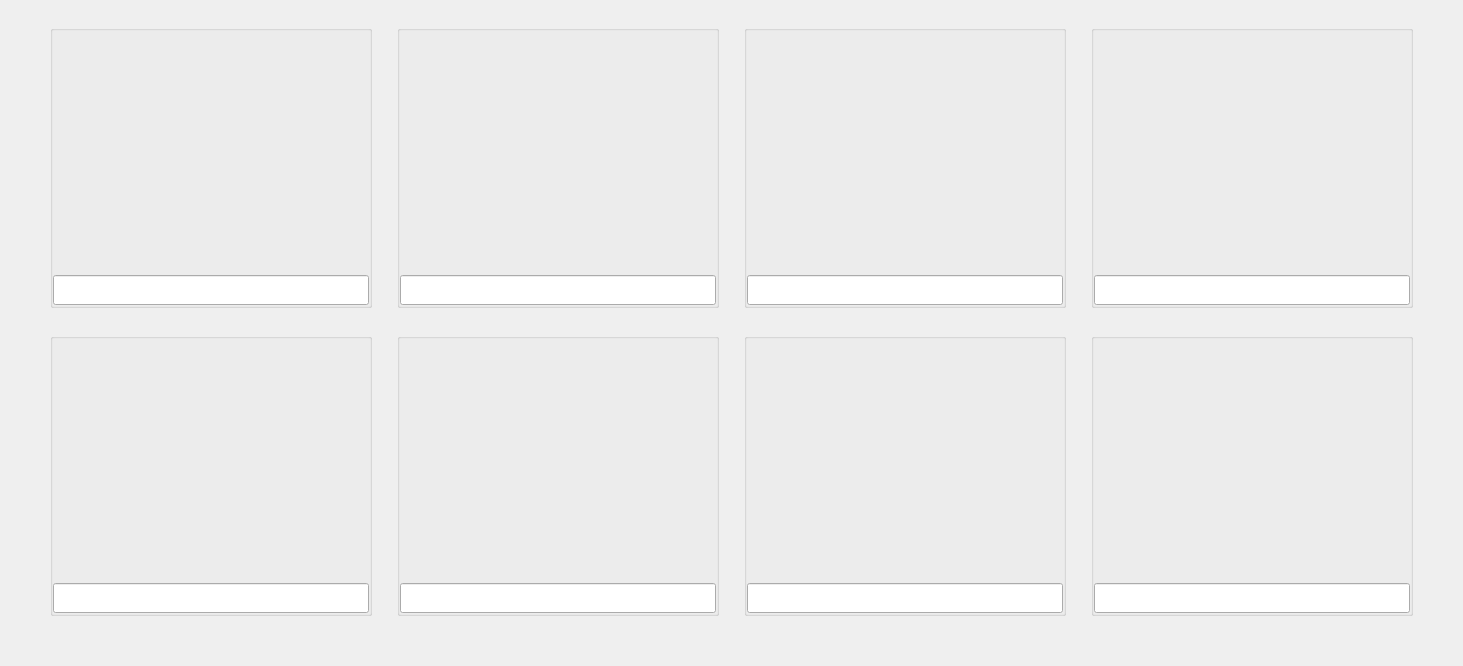
<?xml version="1.0" encoding="UTF-8"?>
<ui version="4.0">
 <class>MainWindow</class>
 <widget class="QMainWindow" name="MainWindow">
  <property name="geometry">
   <rect>
    <x>0</x>
    <y>0</y>
    <width>1463</width>
    <height>666</height>
   </rect>
  </property>
  <property name="windowTitle">
   <string>Object Detection Phases</string>
  </property>
  <widget class="QWidget" name="centralwidget">
   <layout class="QGridLayout" name="gridLayout">
    <property name="leftMargin">
     <number>50</number>
    </property>
    <property name="topMargin">
     <number>25</number>
    </property>
    <property name="rightMargin">
     <number>50</number>
    </property>
    <property name="bottomMargin">
     <number>50</number>
    </property>
    <property name="spacing">
     <number>25</number>
    </property>
    <item row="0" column="3">
     <widget class="QGroupBox" name="groupBox_4">
      <property name="sizePolicy">
       <sizepolicy hsizetype="Fixed" vsizetype="Fixed">
        <horstretch>0</horstretch>
        <verstretch>0</verstretch>
       </sizepolicy>
      </property>
      <property name="minimumSize">
       <size>
        <width>322</width>
        <height>283</height>
       </size>
      </property>
      <property name="title">
       <string/>
      </property>
      <layout class="QVBoxLayout" name="verticalLayout_4">
       <property name="spacing">
        <number>10</number>
       </property>
       <property name="leftMargin">
        <number>0</number>
       </property>
       <property name="topMargin">
        <number>0</number>
       </property>
       <property name="rightMargin">
        <number>0</number>
       </property>
       <property name="bottomMargin">
        <number>0</number>
       </property>
       <item>
        <widget class="QLabel" name="label_4">
         <property name="text">
          <string/>
         </property>
        </widget>
       </item>
       <item>
        <widget class="QLineEdit" name="lineEdit_4">
         <property name="enabled">
          <bool>true</bool>
         </property>
         <property name="minimumSize">
          <size>
           <width>0</width>
           <height>30</height>
          </size>
         </property>
         <property name="font">
          <font>
           <pointsize>12</pointsize>
           <weight>75</weight>
           <bold>true</bold>
          </font>
         </property>
         <property name="styleSheet">
          <string notr="true">color:#ff007f;</string>
         </property>
         <property name="text">
          <string/>
         </property>
         <property name="alignment">
          <set>Qt::AlignCenter</set>
         </property>
         <property name="readOnly">
          <bool>true</bool>
         </property>
        </widget>
       </item>
      </layout>
     </widget>
    </item>
    <item row="0" column="2">
     <widget class="QGroupBox" name="groupBox_3">
      <property name="sizePolicy">
       <sizepolicy hsizetype="Fixed" vsizetype="Fixed">
        <horstretch>0</horstretch>
        <verstretch>0</verstretch>
       </sizepolicy>
      </property>
      <property name="minimumSize">
       <size>
        <width>322</width>
        <height>283</height>
       </size>
      </property>
      <property name="title">
       <string/>
      </property>
      <layout class="QVBoxLayout" name="verticalLayout_3">
       <property name="spacing">
        <number>10</number>
       </property>
       <property name="leftMargin">
        <number>0</number>
       </property>
       <property name="topMargin">
        <number>0</number>
       </property>
       <property name="rightMargin">
        <number>0</number>
       </property>
       <property name="bottomMargin">
        <number>0</number>
       </property>
       <item>
        <widget class="QLabel" name="label_3">
         <property name="text">
          <string/>
         </property>
        </widget>
       </item>
       <item>
        <widget class="QLineEdit" name="lineEdit_3">
         <property name="enabled">
          <bool>true</bool>
         </property>
         <property name="minimumSize">
          <size>
           <width>0</width>
           <height>30</height>
          </size>
         </property>
         <property name="font">
          <font>
           <pointsize>12</pointsize>
           <weight>75</weight>
           <bold>true</bold>
          </font>
         </property>
         <property name="styleSheet">
          <string notr="true">color:#ff007f;</string>
         </property>
         <property name="text">
          <string/>
         </property>
         <property name="alignment">
          <set>Qt::AlignCenter</set>
         </property>
         <property name="readOnly">
          <bool>true</bool>
         </property>
        </widget>
       </item>
      </layout>
     </widget>
    </item>
    <item row="0" column="1">
     <widget class="QGroupBox" name="groupBox_2">
      <property name="sizePolicy">
       <sizepolicy hsizetype="Fixed" vsizetype="Fixed">
        <horstretch>0</horstretch>
        <verstretch>0</verstretch>
       </sizepolicy>
      </property>
      <property name="minimumSize">
       <size>
        <width>322</width>
        <height>283</height>
       </size>
      </property>
      <property name="title">
       <string/>
      </property>
      <layout class="QVBoxLayout" name="verticalLayout_2">
       <property name="spacing">
        <number>10</number>
       </property>
       <property name="leftMargin">
        <number>0</number>
       </property>
       <property name="topMargin">
        <number>0</number>
       </property>
       <property name="rightMargin">
        <number>0</number>
       </property>
       <property name="bottomMargin">
        <number>0</number>
       </property>
       <item>
        <widget class="QLabel" name="label_2">
         <property name="text">
          <string/>
         </property>
        </widget>
       </item>
       <item>
        <widget class="QLineEdit" name="lineEdit_2">
         <property name="enabled">
          <bool>true</bool>
         </property>
         <property name="minimumSize">
          <size>
           <width>0</width>
           <height>30</height>
          </size>
         </property>
         <property name="font">
          <font>
           <pointsize>12</pointsize>
           <weight>75</weight>
           <bold>true</bold>
          </font>
         </property>
         <property name="styleSheet">
          <string notr="true">color:#ff007f;</string>
         </property>
         <property name="text">
          <string/>
         </property>
         <property name="alignment">
          <set>Qt::AlignCenter</set>
         </property>
         <property name="readOnly">
          <bool>true</bool>
         </property>
        </widget>
       </item>
      </layout>
     </widget>
    </item>
    <item row="0" column="0">
     <widget class="QGroupBox" name="groupBox">
      <property name="sizePolicy">
       <sizepolicy hsizetype="Fixed" vsizetype="Fixed">
        <horstretch>0</horstretch>
        <verstretch>0</verstretch>
       </sizepolicy>
      </property>
      <property name="minimumSize">
       <size>
        <width>322</width>
        <height>283</height>
       </size>
      </property>
      <property name="title">
       <string/>
      </property>
      <layout class="QVBoxLayout" name="verticalLayout">
       <property name="spacing">
        <number>10</number>
       </property>
       <property name="leftMargin">
        <number>0</number>
       </property>
       <property name="topMargin">
        <number>0</number>
       </property>
       <property name="rightMargin">
        <number>0</number>
       </property>
       <property name="bottomMargin">
        <number>0</number>
       </property>
       <item>
        <widget class="QLabel" name="label">
         <property name="text">
          <string/>
         </property>
        </widget>
       </item>
       <item>
        <widget class="QLineEdit" name="lineEdit">
         <property name="enabled">
          <bool>true</bool>
         </property>
         <property name="minimumSize">
          <size>
           <width>0</width>
           <height>30</height>
          </size>
         </property>
         <property name="font">
          <font>
           <pointsize>12</pointsize>
           <weight>75</weight>
           <bold>true</bold>
          </font>
         </property>
         <property name="styleSheet">
          <string notr="true">color:#ff007f;</string>
         </property>
         <property name="text">
          <string/>
         </property>
         <property name="alignment">
          <set>Qt::AlignCenter</set>
         </property>
         <property name="readOnly">
          <bool>true</bool>
         </property>
        </widget>
       </item>
      </layout>
     </widget>
    </item>
    <item row="1" column="0">
     <widget class="QGroupBox" name="groupBox_5">
      <property name="sizePolicy">
       <sizepolicy hsizetype="Fixed" vsizetype="Fixed">
        <horstretch>0</horstretch>
        <verstretch>0</verstretch>
       </sizepolicy>
      </property>
      <property name="minimumSize">
       <size>
        <width>322</width>
        <height>283</height>
       </size>
      </property>
      <property name="title">
       <string/>
      </property>
      <layout class="QVBoxLayout" name="verticalLayout_5">
       <property name="spacing">
        <number>10</number>
       </property>
       <property name="leftMargin">
        <number>0</number>
       </property>
       <property name="topMargin">
        <number>0</number>
       </property>
       <property name="rightMargin">
        <number>0</number>
       </property>
       <property name="bottomMargin">
        <number>0</number>
       </property>
       <item>
        <widget class="QLabel" name="label_5">
         <property name="text">
          <string/>
         </property>
        </widget>
       </item>
       <item>
        <widget class="QLineEdit" name="lineEdit_5">
         <property name="enabled">
          <bool>true</bool>
         </property>
         <property name="minimumSize">
          <size>
           <width>0</width>
           <height>30</height>
          </size>
         </property>
         <property name="font">
          <font>
           <pointsize>12</pointsize>
           <weight>75</weight>
           <bold>true</bold>
          </font>
         </property>
         <property name="styleSheet">
          <string notr="true">color:#ff007f;</string>
         </property>
         <property name="text">
          <string/>
         </property>
         <property name="alignment">
          <set>Qt::AlignCenter</set>
         </property>
         <property name="readOnly">
          <bool>true</bool>
         </property>
        </widget>
       </item>
      </layout>
     </widget>
    </item>
    <item row="1" column="1">
     <widget class="QGroupBox" name="groupBox_6">
      <property name="sizePolicy">
       <sizepolicy hsizetype="Fixed" vsizetype="Fixed">
        <horstretch>0</horstretch>
        <verstretch>0</verstretch>
       </sizepolicy>
      </property>
      <property name="minimumSize">
       <size>
        <width>322</width>
        <height>283</height>
       </size>
      </property>
      <property name="title">
       <string/>
      </property>
      <layout class="QVBoxLayout" name="verticalLayout_6">
       <property name="spacing">
        <number>10</number>
       </property>
       <property name="leftMargin">
        <number>0</number>
       </property>
       <property name="topMargin">
        <number>0</number>
       </property>
       <property name="rightMargin">
        <number>0</number>
       </property>
       <property name="bottomMargin">
        <number>0</number>
       </property>
       <item>
        <widget class="QLabel" name="label_6">
         <property name="text">
          <string/>
         </property>
        </widget>
       </item>
       <item>
        <widget class="QLineEdit" name="lineEdit_6">
         <property name="enabled">
          <bool>true</bool>
         </property>
         <property name="minimumSize">
          <size>
           <width>0</width>
           <height>30</height>
          </size>
         </property>
         <property name="font">
          <font>
           <pointsize>12</pointsize>
           <weight>75</weight>
           <bold>true</bold>
          </font>
         </property>
         <property name="styleSheet">
          <string notr="true">color:#ff007f;</string>
         </property>
         <property name="text">
          <string/>
         </property>
         <property name="alignment">
          <set>Qt::AlignCenter</set>
         </property>
         <property name="readOnly">
          <bool>true</bool>
         </property>
        </widget>
       </item>
      </layout>
     </widget>
    </item>
    <item row="1" column="2">
     <widget class="QGroupBox" name="groupBox_7">
      <property name="sizePolicy">
       <sizepolicy hsizetype="Fixed" vsizetype="Fixed">
        <horstretch>0</horstretch>
        <verstretch>0</verstretch>
       </sizepolicy>
      </property>
      <property name="minimumSize">
       <size>
        <width>322</width>
        <height>283</height>
       </size>
      </property>
      <property name="title">
       <string/>
      </property>
      <layout class="QVBoxLayout" name="verticalLayout_7">
       <property name="spacing">
        <number>10</number>
       </property>
       <property name="leftMargin">
        <number>0</number>
       </property>
       <property name="topMargin">
        <number>0</number>
       </property>
       <property name="rightMargin">
        <number>0</number>
       </property>
       <property name="bottomMargin">
        <number>0</number>
       </property>
       <item>
        <widget class="QLabel" name="label_7">
         <property name="text">
          <string/>
         </property>
        </widget>
       </item>
       <item>
        <widget class="QLineEdit" name="lineEdit_7">
         <property name="enabled">
          <bool>true</bool>
         </property>
         <property name="minimumSize">
          <size>
           <width>0</width>
           <height>30</height>
          </size>
         </property>
         <property name="font">
          <font>
           <pointsize>12</pointsize>
           <weight>75</weight>
           <bold>true</bold>
          </font>
         </property>
         <property name="styleSheet">
          <string notr="true">color:#ff007f;</string>
         </property>
         <property name="text">
          <string/>
         </property>
         <property name="alignment">
          <set>Qt::AlignCenter</set>
         </property>
         <property name="readOnly">
          <bool>true</bool>
         </property>
        </widget>
       </item>
      </layout>
     </widget>
    </item>
    <item row="1" column="3">
     <widget class="QGroupBox" name="groupBox_8">
      <property name="sizePolicy">
       <sizepolicy hsizetype="Fixed" vsizetype="Fixed">
        <horstretch>0</horstretch>
        <verstretch>0</verstretch>
       </sizepolicy>
      </property>
      <property name="minimumSize">
       <size>
        <width>322</width>
        <height>283</height>
       </size>
      </property>
      <property name="title">
       <string/>
      </property>
      <layout class="QVBoxLayout" name="verticalLayout_8">
       <property name="spacing">
        <number>10</number>
       </property>
       <property name="leftMargin">
        <number>0</number>
       </property>
       <property name="topMargin">
        <number>0</number>
       </property>
       <property name="rightMargin">
        <number>0</number>
       </property>
       <property name="bottomMargin">
        <number>0</number>
       </property>
       <item>
        <widget class="QLabel" name="label_8">
         <property name="text">
          <string/>
         </property>
        </widget>
       </item>
       <item>
        <widget class="QLineEdit" name="lineEdit_8">
         <property name="enabled">
          <bool>true</bool>
         </property>
         <property name="minimumSize">
          <size>
           <width>0</width>
           <height>30</height>
          </size>
         </property>
         <property name="font">
          <font>
           <pointsize>12</pointsize>
           <weight>75</weight>
           <bold>true</bold>
          </font>
         </property>
         <property name="styleSheet">
          <string notr="true">color:#ff007f;</string>
         </property>
         <property name="text">
          <string/>
         </property>
         <property name="alignment">
          <set>Qt::AlignCenter</set>
         </property>
         <property name="readOnly">
          <bool>true</bool>
         </property>
        </widget>
       </item>
      </layout>
     </widget>
    </item>
   </layout>
  </widget>
 </widget>
 <resources/>
 <connections/>
</ui>
